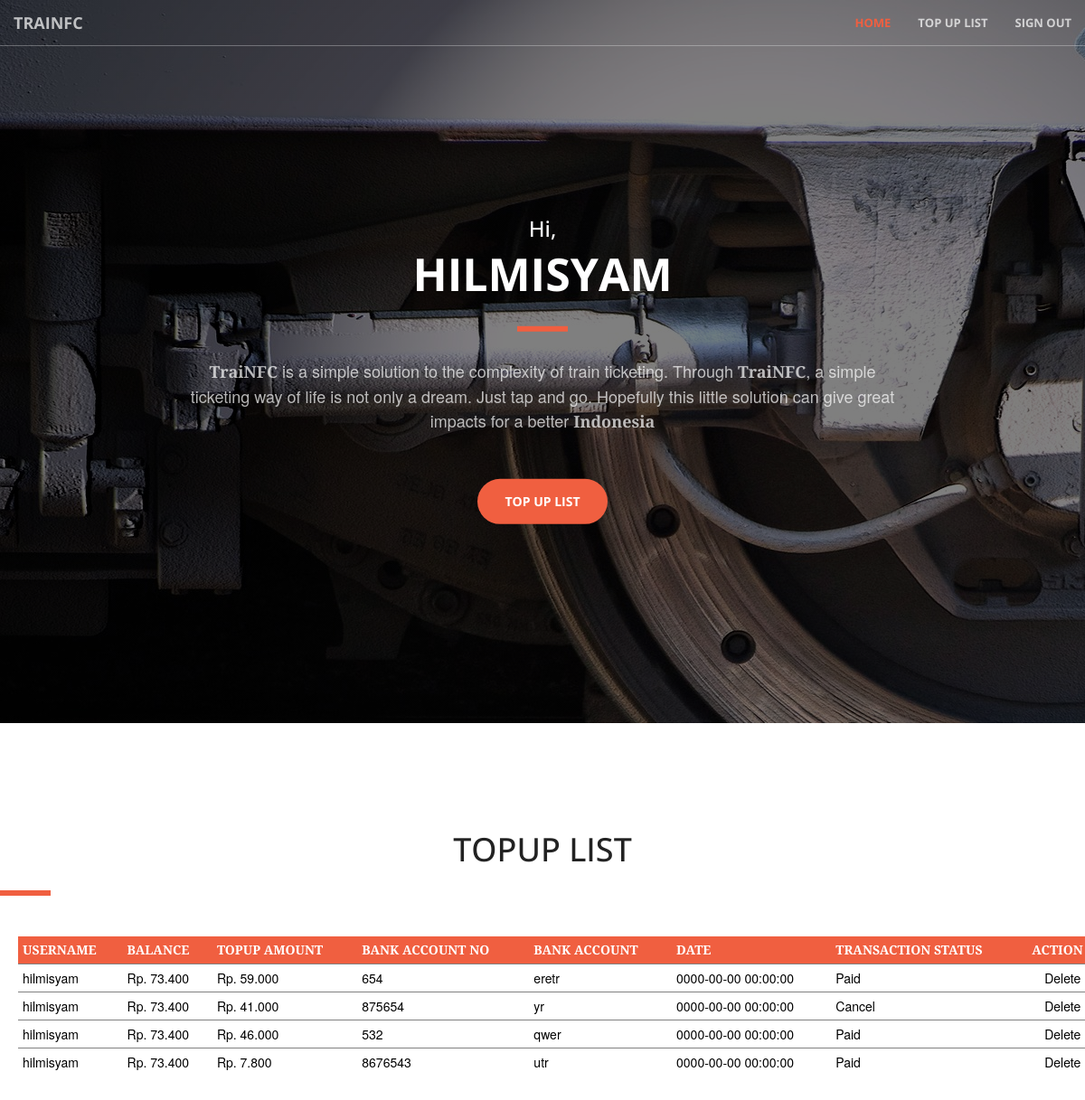
/index.php (signed in), run on the app's committed database.
### tables this page shows
CREATE TABLE IF NOT EXISTS `topup` (
  `id_topup` int(11) NOT NULL AUTO_INCREMENT,
  `id_user` int(11) NOT NULL,
  `jml_topup` int(11) NOT NULL,
  `id_statustrx` int(11) NOT NULL,
  `no_rek` bigint(20) NOT NULL,
  `nama_rek` varchar(50) DEFAULT NULL,
  `tgl` datetime DEFAULT NULL,
  PRIMARY KEY (`id_topup`),
  KEY `id_statustrx` (`id_statustrx`),
  KEY `id_user` (`id_user`)
);

CREATE TABLE IF NOT EXISTS `user` (
  `id_user` int(11) NOT NULL AUTO_INCREMENT,
  `username` varchar(20) DEFAULT NULL,
  `email` varchar(50) DEFAULT NULL,
  `password` varchar(30) DEFAULT NULL,
  `no_hp` varchar(12) DEFAULT NULL,
  `id_status` int(11) DEFAULT NULL,
  `level` int(11) DEFAULT NULL,
  `saldo` int(11) DEFAULT NULL,
  PRIMARY KEY (`id_user`),
  UNIQUE KEY `username` (`username`),
  KEY `id_status` (`id_status`)
);

CREATE TABLE IF NOT EXISTS `refstatustrx` (
  `id_statustrx` int(11) NOT NULL AUTO_INCREMENT,
  `statustrx` varchar(20) DEFAULT NULL,
  PRIMARY KEY (`id_statustrx`)
);

### index.php (the view, shortened to what this page needs)
<!DOCTYPE html>
<html lang="en">
<head>
    <link href="vendor/bootstrap/css/bootstrap.css" rel="stylesheet">
    <link href="css/style.css" rel="stylesheet"
            type="text/css" />
    <link href="vendor/font-awesome/css/font-awesome.css" rel="stylesheet" type="text/css">
    <link href="vendor/magnific-popup/magnific-popup.css" rel="stylesheet">
    <link href="css/creative.css" rel="stylesheet">
</head>
<body id="page-top">
    <nav id="mainNav" class="navbar navbar-default navbar-fixed-top">
        <div class="container-fluid">
            <div class="navbar-header">
                <a class="navbar-brand page-scroll" href="#page-top">TraiNFC</a>
            </div>
            <div class="collapse navbar-collapse" id="bs-example-navbar-collapse-1">
                <ul class="nav navbar-nav navbar-right">
                    <li>
                        <a class="page-scroll" href="#page-top">Home</a>
                    </li>
                    <?php
                        if(!empty($_SESSION['username']) && $_SESSION['level'] == 1)
                        {
                    ?>
                    <li>
                        <a class="page-scroll" href="#topuplist">Top Up List</a>
                    </li>
                    <?php
                        }
                    ?>
                    <li>
                        <a class="page-scroll" href="signout_prtcl.php">Sign Out</a>
                    </li>
                </ul>
            </div>
        </div>
    </nav>
    <header>
        <div class="header-content">
            <div class="header-content-inner">
                <h3 id="homeHeading">Hi,</h3>
                <h1 id="homeHeading"><?php echo $_SESSION['username']; ?></h1>
                <hr>
                <p><strong>TraiNFC</strong> is a simple solution to the complexity of train ticketing. Through <strong>TraiNFC</strong>, a simple ticketing way of life is not only a dream. Just tap and go. Hopefully this little solution can give great impacts for a better <strong>Indonesia</strong></p>
                <a href="#topuplist" class="btn btn-primary btn-xl page-scroll">Top Up List</a>
            </div>
        </div>
    </header>
    <?php
        if(!empty($_SESSION['username']) && $_SESSION['level'] == 1)
        {
    ?>
    <section id="topuplist">
        <h1 class="text-jdl"><center> TOPUP LIST</center></h1>
        <hr />
        <br />
    <table rules="rows">
    <thead>
        <tr>
            <th>USERNAME</th>
            <th>BALANCE</th>
            <th>TOPUP AMOUNT</th>
            <th>BANK ACCOUNT NO</th>
            <th>BANK ACCOUNT</th>
            <th>DATE</th>
            <th>TRANSACTION STATUS</th>
            <th colspan="2">ACTION</th>
        </tr>
        </thead>
        <tbody>
        <?php
            $query = 'SELECT * from topup as t inner join user as u on
                     t.id_user=u.id_user inner join refstatustrx as s  on
                      t.id_statustrx=s.id_statustrx';
            $result = mysql_query($query);
            while($row = mysql_fetch_object($result)){
                echo '
                    <tr>
                        <td>'.$row->username.'</td>
                       <td>Rp. '.number_format($row->saldo, 0, '', '.').'</td>
                        <td>Rp. '.number_format($row->jml_topup, 0, '', '.').'</td>
                        <td>'.$row->no_rek.'</td>
                        <td>'.$row->nama_rek.'</td>
                        <td>'.$row->tgl.'</td>
                        <td>'.$row->statustrx.'</td>
                        ';
                        if($row->id_statustrx == 1)
                            echo '<td>
                                <a href="addtopup_prtcl.php?t='.$row->id_topup.'" onclick="if(! confirm(\'Add balance?\')) return false;">TopUp</a>
                            </td>';
                        else
                            echo '<td></td>';
                        echo '<td>
                            <a href="deletetopup_prtcl.php?t='.$row->id_topup.'" onclick="if(! confirm(\'Are you sure?\')) return false;">Delete</a>
                        </td>
                    </tr>';
            }
        ?>
        </tbody>
    </table>
    </section>
    <?php
        }
    ?>
</body>
</html>

### css/style.css (style rules this page uses)
* { margin: 0; }
body { color: white; font-family: sans-serif; }
a { color: white; text-decoration: none; }
hr { border: solid 1px white; margin: 25px 0; }
table { width: 100%; background-color: white; margin-left: 20px; margin-right: 20px; }
table th, table td { padding: 5px; }
table th { background-color: #F05F40; }
table td, table a { color: black; }

### css/creative.css (style rules this page uses)
html, body { height: 100%; width: 100%; }
body { font-family: 'Merriweather', 'Helvetica Neue', Arial, sans-serif; }
hr { border-color: #F05F40; border-width: 3px; max-width: 50px; }
a { -webkit-transition: all 0.35s; -moz-transition: all 0.35s; transition: all 0.35s; color: #F05F40; }
h1, h2, h3, h4, h5, h6 { font-family: 'Open Sans', 'Helvetica Neue', Arial, sans-serif; }
p { font-size: 16px; line-height: 1.5; margin-bottom: 20px; }
section { padding: 100px 0; }
.navbar-default { background-color: white; border-color: rgba(34, 34, 34, 0.05); font-family: 'Open Sans', 'Helvetica Neue', Arial, sans-serif; -webkit-transition: all 0.35s; -moz-transition: all 0.35s; transition: all 0.35s; }
.navbar-default .navbar-header .navbar-brand { color: #F05F40; font-family: 'Open Sans', 'Helvetica Neue', Arial, sans-serif; font-weight: 700; text-transform: uppercase; }
.navbar-default .nav > li > a, .navbar-default .nav > li > a:focus { text-transform: uppercase; font-weight: 700; font-size: 13px; color: #222222; }
.navbar-default .nav > li.active > a, .navbar-default .nav > li.active > a:focus { color: #F05F40 !important; background-color: transparent; }
@media (min-width: 768px) { .navbar-default { background-color: transparent; border-color: rgba(255, 255, 255, 0.3); } }
@media (min-width: 768px) { .navbar-default .navbar-header .navbar-brand { color: rgba(255, 255, 255, 0.7); } }
@media (min-width: 768px) { .navbar-default .nav > li > a, .navbar-default .nav > li > a:focus { color: rgba(255, 255, 255, 0.7); } }
header { position: relative; width: 100%; min-height: auto; -webkit-background-size: cover; -moz-background-size: cover; background-size: cover; -o-background-size: cover; background-position: center; background: linear-gradient( rgba(0, 0, 0, 0.5), rgba(0, 0, 0, 0.5) ), url('../img/header.jpg'); text-align: center; color: white; }
header .header-content { position: relative; text-align: center; padding: 100px 15px 100px; width: 100%; }
header .header-content .header-content-inner h1 { font-weight: 700; text-transform: uppercase; margin-top: 0; margin-bottom: 0; font-size: 30px; }
header .header-content .header-content-inner hr { margin: 30px auto; }
header .header-content .header-content-inner p { font-weight: 300; color: rgba(255, 255, 255, 0.7); font-size: 16px; margin-bottom: 50px; }
@media (min-width: 768px) { header { min-height: 100%; } }
@media (min-width: 768px) { header .header-content { position: absolute; top: 50%; -webkit-transform: translateY(-50%); -ms-transform: translateY(-50%); transform: translateY(-50%); padding: 0 50px; } }
@media (min-width: 768px) { header .header-content .header-content-inner { max-width: 1000px; margin-left: auto; margin-right: auto; } }
@media (min-width: 768px) { header .header-content .header-content-inner h1 { font-size: 50px; } }
@media (min-width: 768px) { header .header-content .header-content-inner p { font-size: 18px; max-width: 80%; margin-left: auto; margin-right: auto; } }
.btn-primary { color: white; background-color: #F05F40; border-color: #F05F40; -webkit-transition: all 0.35s; -moz-transition: all 0.35s; transition: all 0.35s; }
.btn { font-family: 'Open Sans', 'Helvetica Neue', Arial, sans-serif; border: none; border-radius: 300px; font-weight: 700; text-transform: uppercase; }
.btn-xl { padding: 15px 30px; }
body { webkit-tap-highlight-color: #222222; }
.text-jdl { color: #222; }

### data on the page
topup: id_user.username "hilmisyam", id_user.saldo "73.400", jml_topup "59.000", no_rek "654", nama_rek "eretr", tgl "0000-00-00 00:00:00", id_statustrx.statustrx "Paid"
topup: id_user.username "hilmisyam", id_user.saldo "73.400", jml_topup "41.000", no_rek "875654", nama_rek "yr", tgl "0000-00-00 00:00:00", id_statustrx.statustrx "Cancel"
topup: id_user.username "hilmisyam", id_user.saldo "73.400", jml_topup "46.000", no_rek "532", nama_rek "qwer", tgl "0000-00-00 00:00:00", id_statustrx.statustrx "Paid"
topup: id_user.username "hilmisyam", id_user.saldo "73.400", jml_topup "7.800", no_rek "8676543", nama_rek "utr", tgl "0000-00-00 00:00:00", id_statustrx.statustrx "Paid"

### other printed values
$_SESSION['username'] "HILMISYAM"
